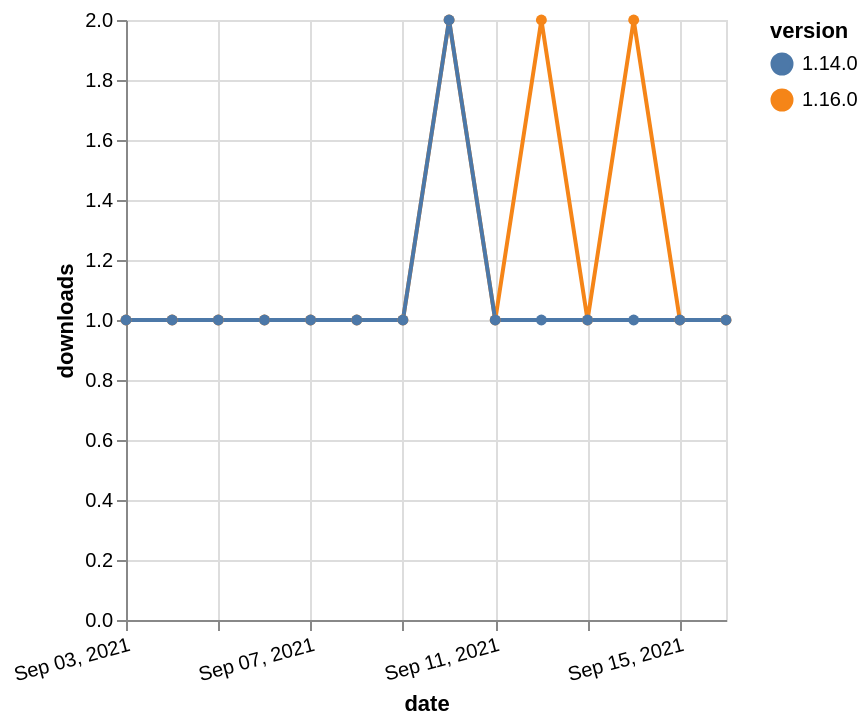

Write the Vega-Lite specification saved for this chart.
### Vega-Lite specification from a JSON file in a GitHub repository (floating-point values rounded to 4 significant figures)
{"$schema": "https://vega.github.io/schema/vega-lite/v5.json", "description": "A simple bar chart with embedded data.", "data": {"values": [{"date": "2021-09-03", "total": 182, "delta": 1, "version": "1.16.0"}, {"date": "2021-09-04", "total": 183, "delta": 1, "version": "1.16.0"}, {"date": "2021-09-05", "total": 184, "delta": 1, "version": "1.16.0"}, {"date": "2021-09-06", "total": 185, "delta": 1, "version": "1.16.0"}, {"date": "2021-09-07", "total": 186, "delta": 1, "version": "1.16.0"}, {"date": "2021-09-08", "total": 187, "delta": 1, "version": "1.16.0"}, {"date": "2021-09-09", "total": 188, "delta": 1, "version": "1.16.0"}, {"date": "2021-09-10", "total": 190, "delta": 2, "version": "1.16.0"}, {"date": "2021-09-11", "total": 191, "delta": 1, "version": "1.16.0"}, {"date": "2021-09-12", "total": 193, "delta": 2, "version": "1.16.0"}, {"date": "2021-09-13", "total": 194, "delta": 1, "version": "1.16.0"}, {"date": "2021-09-14", "total": 196, "delta": 2, "version": "1.16.0"}, {"date": "2021-09-15", "total": 197, "delta": 1, "version": "1.16.0"}, {"date": "2021-09-16", "total": 198, "delta": 1, "version": "1.16.0"}, {"date": "2021-09-03", "total": 15398, "delta": 1, "version": "1.14.0"}, {"date": "2021-09-04", "total": 15399, "delta": 1, "version": "1.14.0"}, {"date": "2021-09-05", "total": 15400, "delta": 1, "version": "1.14.0"}, {"date": "2021-09-06", "total": 15401, "delta": 1, "version": "1.14.0"}, {"date": "2021-09-07", "total": 15402, "delta": 1, "version": "1.14.0"}, {"date": "2021-09-08", "total": 15403, "delta": 1, "version": "1.14.0"}, {"date": "2021-09-09", "total": 15404, "delta": 1, "version": "1.14.0"}, {"date": "2021-09-10", "total": 15406, "delta": 2, "version": "1.14.0"}, {"date": "2021-09-11", "total": 15407, "delta": 1, "version": "1.14.0"}, {"date": "2021-09-12", "total": 15408, "delta": 1, "version": "1.14.0"}, {"date": "2021-09-13", "total": 15409, "delta": 1, "version": "1.14.0"}, {"date": "2021-09-14", "total": 15410, "delta": 1, "version": "1.14.0"}, {"date": "2021-09-15", "total": 15411, "delta": 1, "version": "1.14.0"}, {"date": "2021-09-16", "total": 15412, "delta": 1, "version": "1.14.0"}]}, "width": "container", "mark": {"type": "line", "point": {"filled": true}}, "encoding": {"x": {"field": "date", "type": "temporal", "timeUnit": "yearmonthdate", "title": "date", "axis": {"labelAngle": -15}}, "y": {"field": "delta", "type": "quantitative", "title": "downloads"}, "color": {"field": "version", "type": "nominal"}, "tooltip": {"field": "delta"}}}
